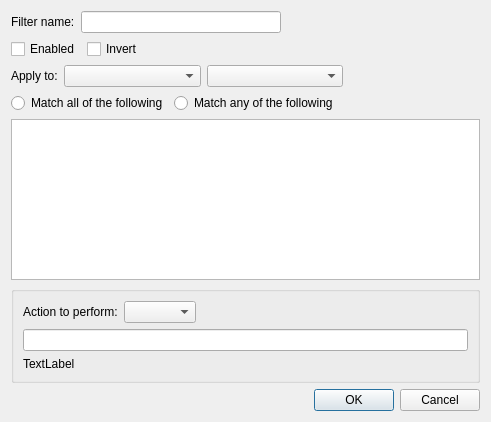
<?xml version="1.0" encoding="UTF-8"?>
<ui version="4.0">
 <class>Dialog</class>
 <widget class="QDialog" name="Dialog">
  <property name="geometry">
   <rect>
    <x>0</x>
    <y>0</y>
    <width>491</width>
    <height>422</height>
   </rect>
  </property>
  <property name="windowTitle">
   <string>Dialog</string>
  </property>
  <layout class="QGridLayout" name="gridLayout">
   <item row="5" column="0">
    <layout class="QHBoxLayout" name="horizontalLayout_2">
     <item>
      <widget class="QRadioButton" name="cb_match_all">
       <property name="text">
        <string>Match all of the following</string>
       </property>
      </widget>
     </item>
     <item>
      <widget class="QRadioButton" name="cb_match_any">
       <property name="text">
        <string>Match any of the following</string>
       </property>
      </widget>
     </item>
     <item>
      <spacer name="horizontalSpacer_3">
       <property name="orientation">
        <enum>Qt::Horizontal</enum>
       </property>
       <property name="sizeHint" stdset="0">
        <size>
         <width>40</width>
         <height>20</height>
        </size>
       </property>
      </spacer>
     </item>
    </layout>
   </item>
   <item row="2" column="0">
    <layout class="QHBoxLayout" name="horizontalLayout_5">
     <item>
      <widget class="QCheckBox" name="cb_enabled">
       <property name="text">
        <string>Enabled</string>
       </property>
      </widget>
     </item>
     <item>
      <widget class="QCheckBox" name="cb_invert">
       <property name="text">
        <string>Invert</string>
       </property>
      </widget>
     </item>
     <item>
      <spacer name="horizontalSpacer_5">
       <property name="orientation">
        <enum>Qt::Horizontal</enum>
       </property>
       <property name="sizeHint" stdset="0">
        <size>
         <width>40</width>
         <height>20</height>
        </size>
       </property>
      </spacer>
     </item>
    </layout>
   </item>
   <item row="10" column="0">
    <widget class="QDialogButtonBox" name="buttonBox">
     <property name="orientation">
      <enum>Qt::Horizontal</enum>
     </property>
     <property name="standardButtons">
      <set>QDialogButtonBox::Cancel|QDialogButtonBox::Ok</set>
     </property>
    </widget>
   </item>
   <item row="4" column="0">
    <layout class="QHBoxLayout" name="horizontalLayout_3">
     <item>
      <widget class="QLabel" name="label_2">
       <property name="text">
        <string>Apply to:</string>
       </property>
      </widget>
     </item>
     <item>
      <widget class="QComboBox" name="combo_apply_to_group">
       <property name="sizePolicy">
        <sizepolicy hsizetype="MinimumExpanding" vsizetype="Preferred">
         <horstretch>0</horstretch>
         <verstretch>0</verstretch>
        </sizepolicy>
       </property>
      </widget>
     </item>
     <item>
      <widget class="QComboBox" name="combo_apply_to">
       <property name="sizePolicy">
        <sizepolicy hsizetype="MinimumExpanding" vsizetype="Preferred">
         <horstretch>0</horstretch>
         <verstretch>0</verstretch>
        </sizepolicy>
       </property>
      </widget>
     </item>
     <item>
      <spacer name="horizontalSpacer_4">
       <property name="orientation">
        <enum>Qt::Horizontal</enum>
       </property>
       <property name="sizeHint" stdset="0">
        <size>
         <width>40</width>
         <height>20</height>
        </size>
       </property>
      </spacer>
     </item>
    </layout>
   </item>
   <item row="0" column="0">
    <layout class="QHBoxLayout" name="horizontalLayout">
     <item>
      <widget class="QLabel" name="label">
       <property name="text">
        <string>Filter name:</string>
       </property>
      </widget>
     </item>
     <item>
      <widget class="QLineEdit" name="line_name"/>
     </item>
     <item>
      <spacer name="horizontalSpacer_2">
       <property name="orientation">
        <enum>Qt::Horizontal</enum>
       </property>
       <property name="sizeHint" stdset="0">
        <size>
         <width>40</width>
         <height>20</height>
        </size>
       </property>
      </spacer>
     </item>
    </layout>
   </item>
   <item row="6" column="0">
    <widget class="QTableWidget" name="tableWidget">
     <attribute name="horizontalHeaderVisible">
      <bool>false</bool>
     </attribute>
     <attribute name="verticalHeaderVisible">
      <bool>false</bool>
     </attribute>
    </widget>
   </item>
   <item row="7" column="0" rowspan="2">
    <widget class="QGroupBox" name="groupBox">
     <property name="title">
      <string/>
     </property>
     <layout class="QVBoxLayout" name="verticalLayout">
      <item>
       <layout class="QHBoxLayout" name="horizontalLayout_4">
        <item>
         <widget class="QLabel" name="label_3">
          <property name="text">
           <string>Action to perform:</string>
          </property>
         </widget>
        </item>
        <item>
         <widget class="QComboBox" name="combo_action"/>
        </item>
        <item>
         <spacer name="horizontalSpacer">
          <property name="orientation">
           <enum>Qt::Horizontal</enum>
          </property>
          <property name="sizeHint" stdset="0">
           <size>
            <width>40</width>
            <height>20</height>
           </size>
          </property>
         </spacer>
        </item>
       </layout>
      </item>
      <item>
       <widget class="QLineEdit" name="line_external_program"/>
      </item>
      <item>
       <widget class="QLabel" name="label_external_program_parameters">
        <property name="text">
         <string>TextLabel</string>
        </property>
       </widget>
      </item>
     </layout>
    </widget>
   </item>
  </layout>
 </widget>
 <resources/>
 <connections>
  <connection>
   <sender>buttonBox</sender>
   <signal>rejected()</signal>
   <receiver>Dialog</receiver>
   <slot>reject()</slot>
   <hints>
    <hint type="sourcelabel">
     <x>316</x>
     <y>260</y>
    </hint>
    <hint type="destinationlabel">
     <x>286</x>
     <y>274</y>
    </hint>
   </hints>
  </connection>
 </connections>
</ui>
